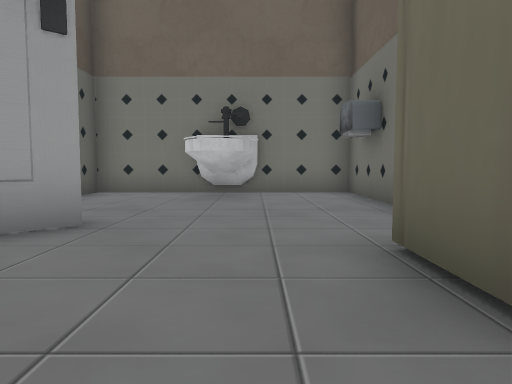
view 1 (above)

24 first-person views from a walk through a Unity game level. The camera is 1.2 m above the floor, tilts 4° down and sees 70° across. The floor is counted in squares, 2 m on a side. Each view is taken from the middle of a square. On the plan, view 1 faces up. The plan holds only what a view shows up to about 10 squares ahead; the rest is blank. The place goes on beyond the plan. The player is left out. Some animated figures are not drawn. Some surface patterns are stand-ins.

view 2
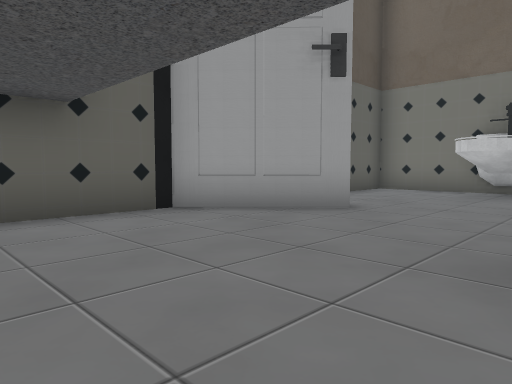

view 3
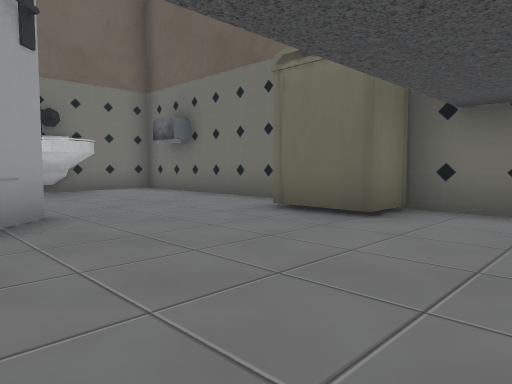

view 4
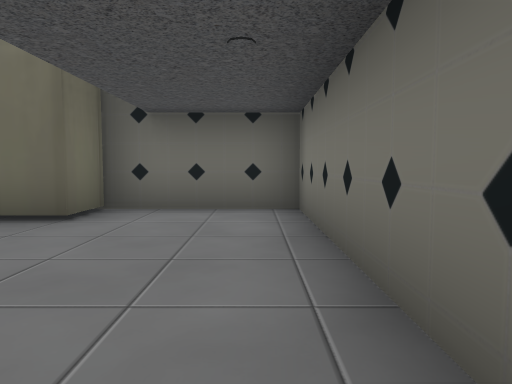

view 5
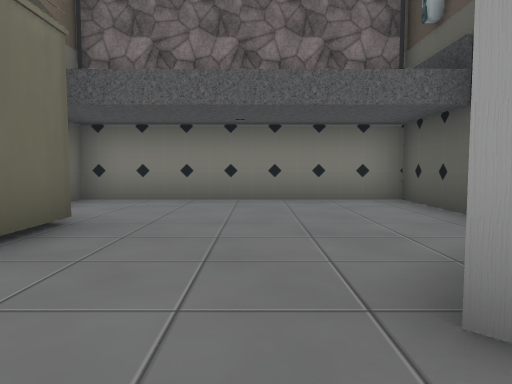

view 6
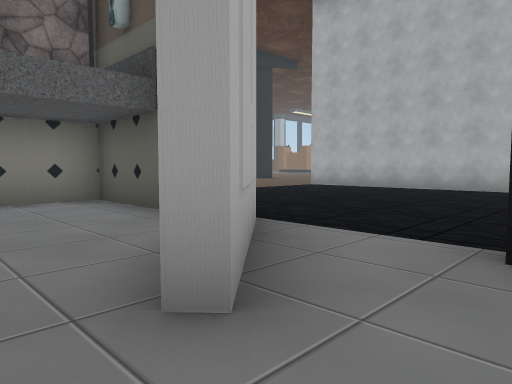

view 7
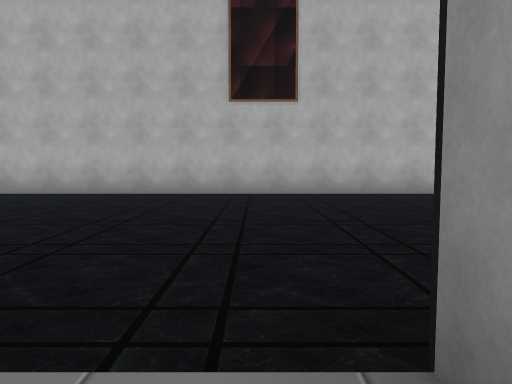

view 8
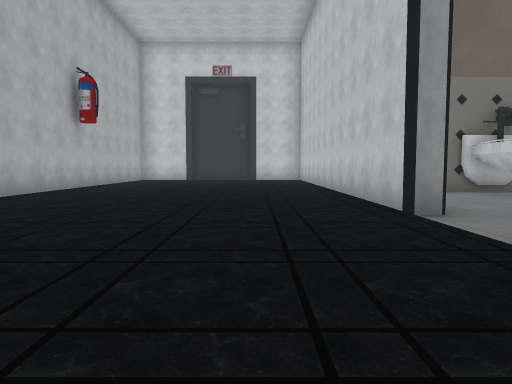

view 9
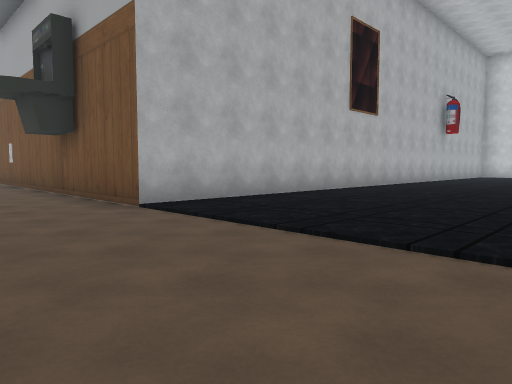

view 10
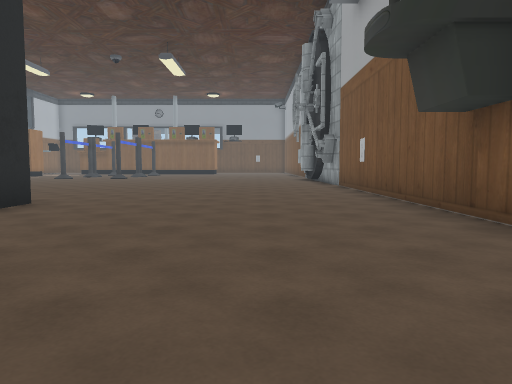

view 11
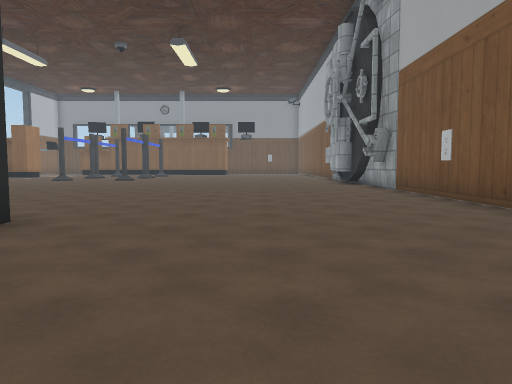

view 12
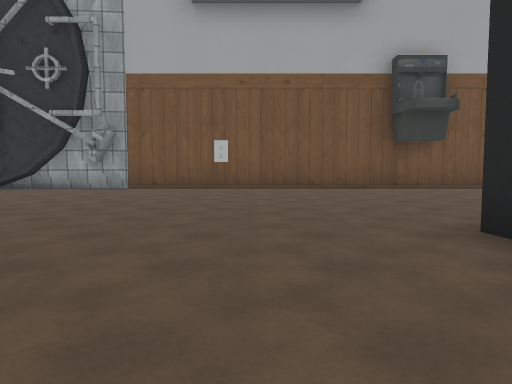

view 13
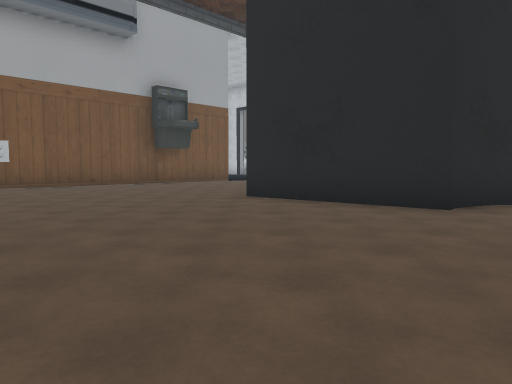

view 14
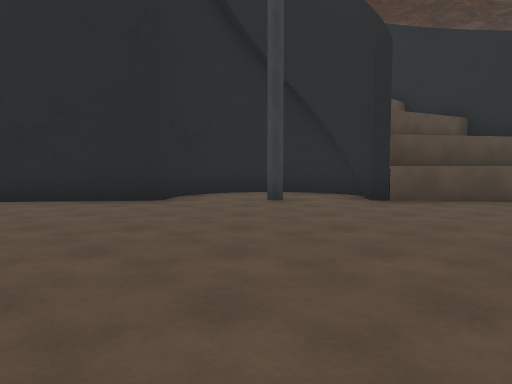

view 15
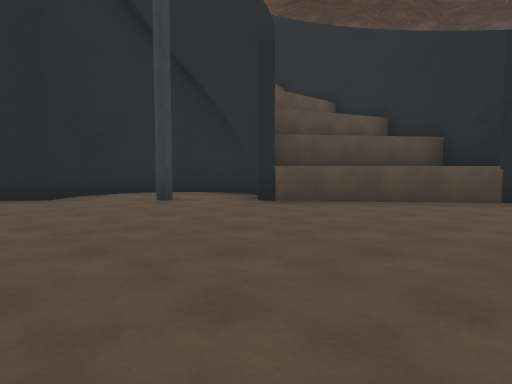

view 16
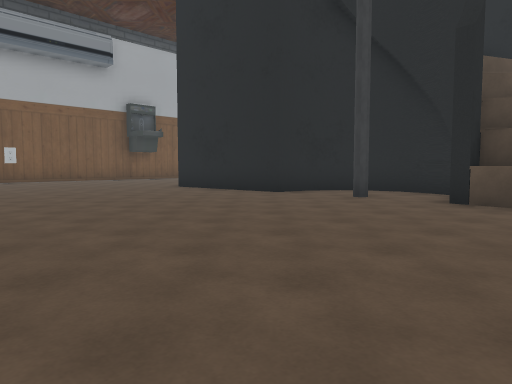

view 17
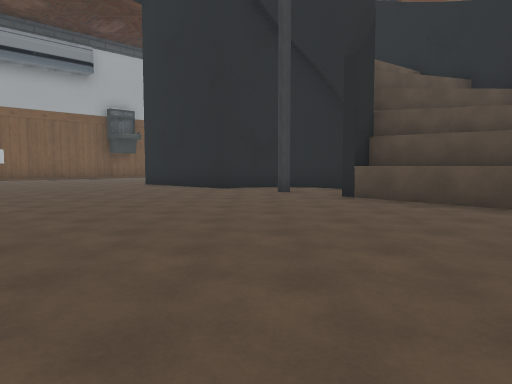

view 18
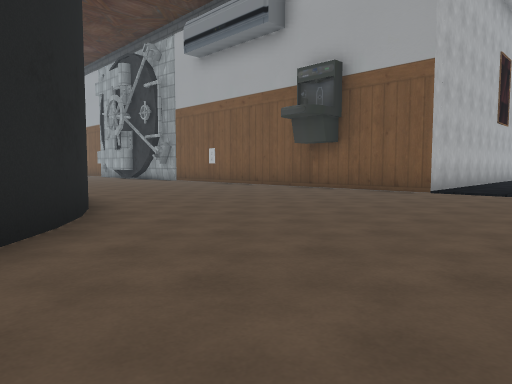

view 19
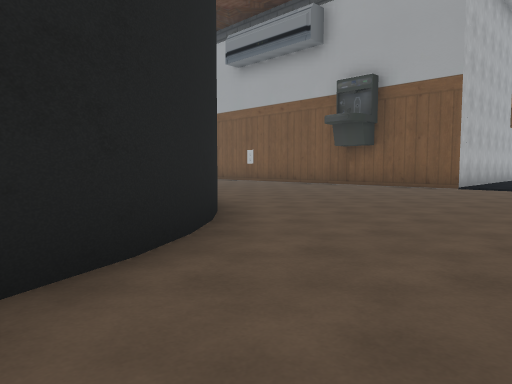

view 20
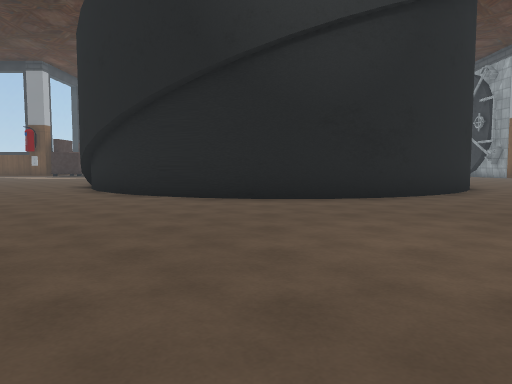

view 21
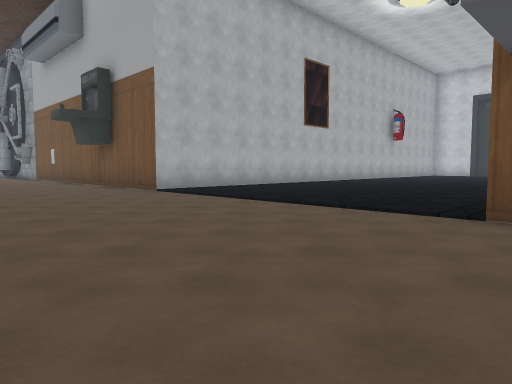

view 22
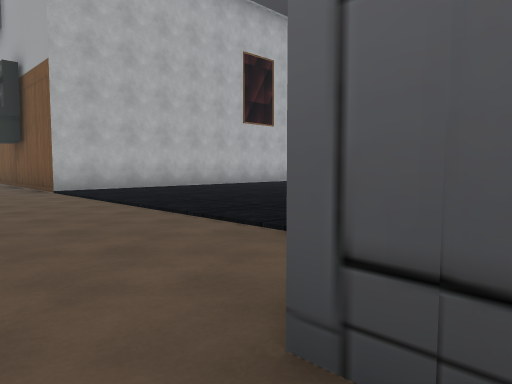

view 23
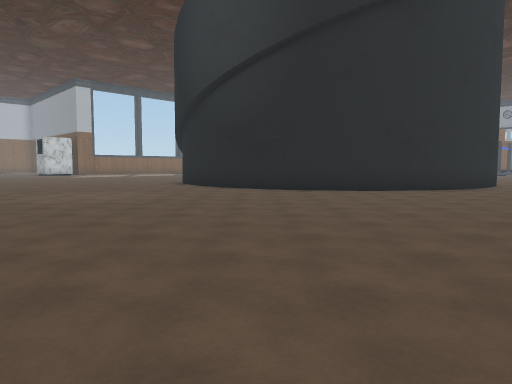

view 24
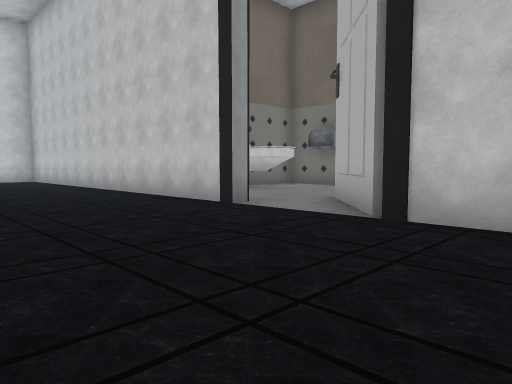

### Floor plan
Points are (right, up) in squares from view 1. A wall is a line through its corners. A room is listed if a view was taken in it or the views show most of it. See-through windows are left out.
Room 1 (views 1, 2, 3, 4, 5, 6, 7)
walls: (-2.8, 3.1) (-2, 3.9) (-1.8, 3.7) (-3.6, 2) (-3.6, -1.6) (2.1, -1.6) (2.1, 1.2); (2.1, 3.6) (2.1, 8.4) (-3.6, 8.4) (-3.6, 6.7)
ways out: opening at (-4, 4) to room 2
objects: other object (-1, 7) to (0, 8); other object (1, 1) to (2, 2)
Room 2 (views 8, 9, 10, 11, 12, 13, 14, 15, 16, 17, 18, 19, 20, 21, 22, 23, 24)
walls: (-11.3, -10.4) (-10.7, -11.2); (-10.7, -11.1) (-10.2, -11.9); (-10.3, -11.8) (-9.9, -12.8); (-12, -9.8) (-11.2, -10.5); (-12.7, -9.3) (-11.8, -9.9); (-10, -12.7) (-9.8, -13.5) (-9.7, -14.4); (-13.5, -9) (-12.5, -9.4); (-14.2, -8.8) (-13.4, -9); (-9.7, -14.3) (-9.8, -15.3) (-10, -16.1); (-13.7, -13.3) (-14.1, -12.7) (-14.8, -12.4); (-13.6, -13.6) (-13.8, -13.1); (-13.5, -13.9) (-13.6, -13.4); (-9.9, -16) (-10.3, -16.9) (-10.8, -17.6); (-15.6, -12.4) (-15.9, -8.7) (-15.2, -8.6); (-2.1, -4.1) (-2.8, -4.1); (-10.7, -17.6) (-11.3, -18.3) (-12, -18.9); (-14.3, -16) (-13.9, -15.7); (-11.9, -18.8) (-12.7, -19.4); (-4, 0.6) (-4, 2) (-2.8, 3.1); (-14.3, -19.9) (-15, -16.2); (-16.1, -20) (-15.1, -20); (-16, -20.2) (-15.6, -16); (-3.6, 4.5) (-4, 4.5) (-4, 10.2); (-22, -2.4) (-22, -2.9); (-11, 10.1) (-11, -2.4) (-22.5, -2.4)
ways out: opening at (-4, 4) to room 1

Positions as (right, up) in squares from view 1, and headings:
1: (0, 0), facing up
2: (1, -1), facing up-left
3: (-3, -1), facing up-right
4: (-3, -1), facing right
5: (-1, 5), facing down
6: (-1, 5), facing down-left
7: (-3, 4), facing left
8: (-6, 0), facing up
9: (-6, -5), facing up-left
10: (-10, -5), facing left
11: (-12, -6), facing left
12: (-18, -12), facing up
13: (-21, -14), facing up-right
14: (-22, -14), facing right
15: (-22, -16), facing right
16: (-22, -18), facing up-right
17: (-22, -20), facing up-right
18: (-8, -11), facing up-left
19: (-8, -13), facing up-left
20: (-3, -15), facing left
21: (-3, -7), facing up-left
22: (-2, -5), facing up-left
23: (-3, -6), facing down-left
24: (-8, 0), facing up-right
